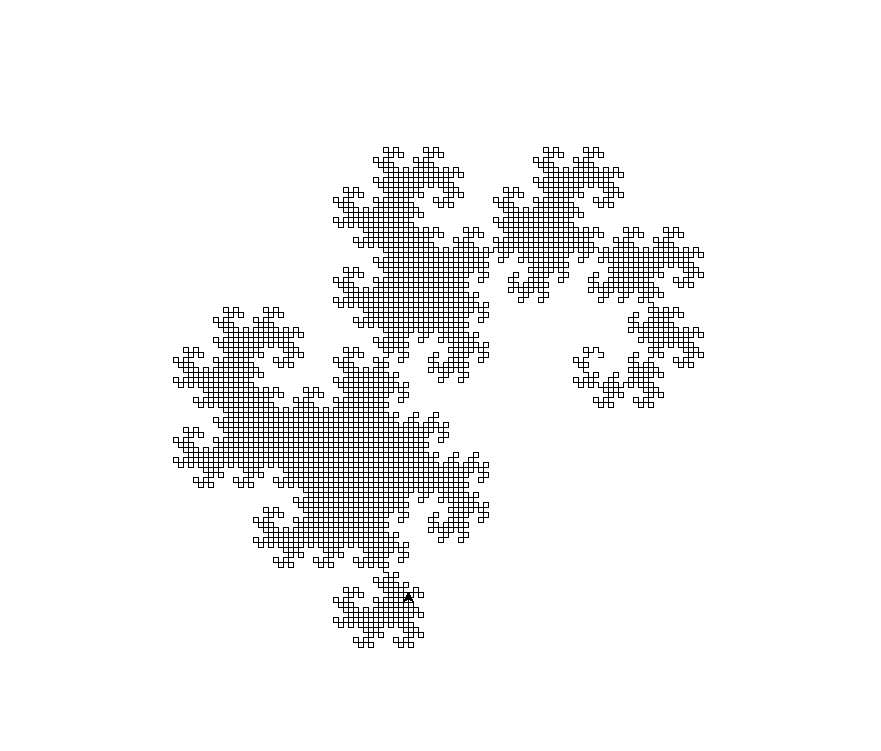

Write the Python code that produced this figure.
from turtle import Screen, Turtle
def zmajnica(n,dolzina, kot):
    "Narise zmajnico"
    if n == 0:
        zelva.fd(dolzina)
    else:
        zmajnica(n-1,dolzina, 90)
        zelva.lt(kot)
        zmajnica(n-1,dolzina, -90)
        

    
okno = Screen()
zelva = Turtle()
zelva.speed(0)

zmajnica(14, 5, 90)


okno.exitonclick()
